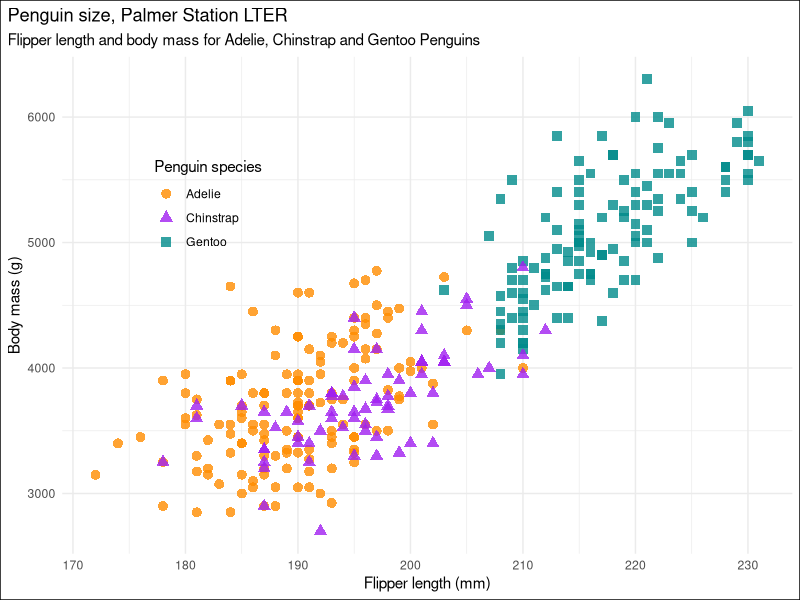
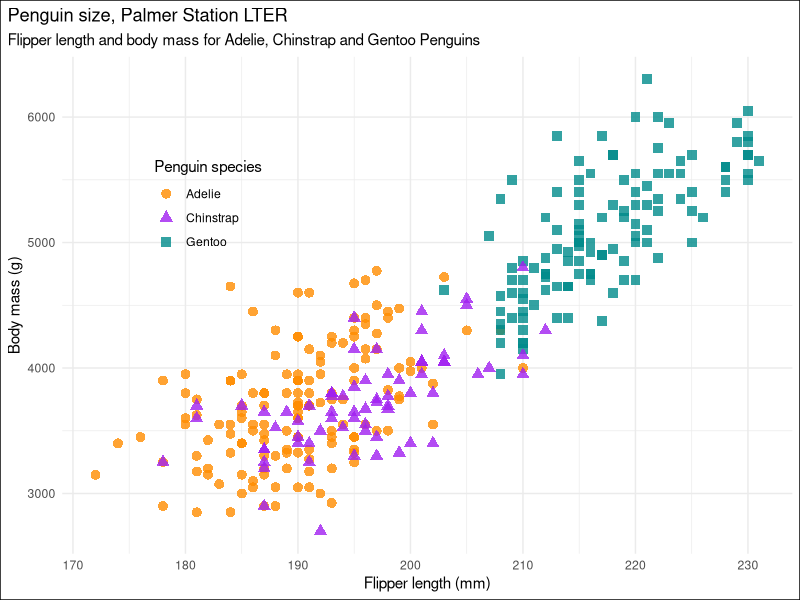
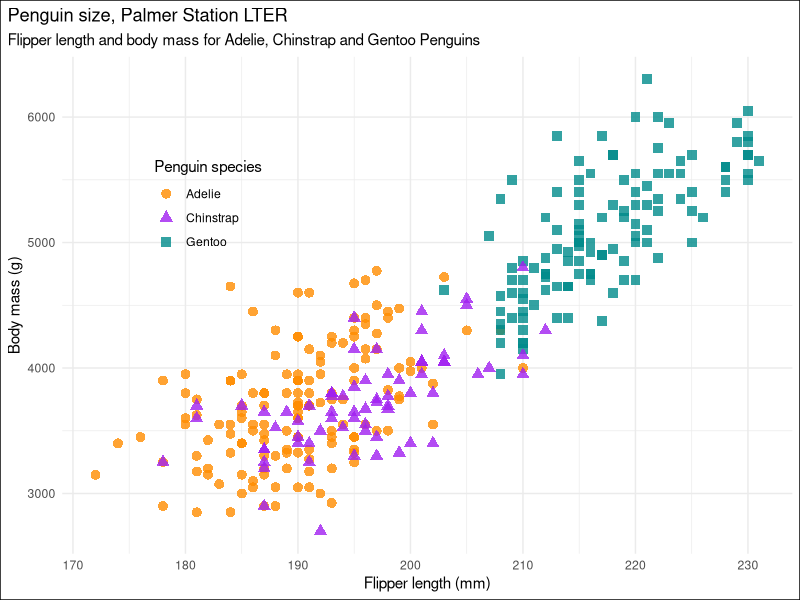
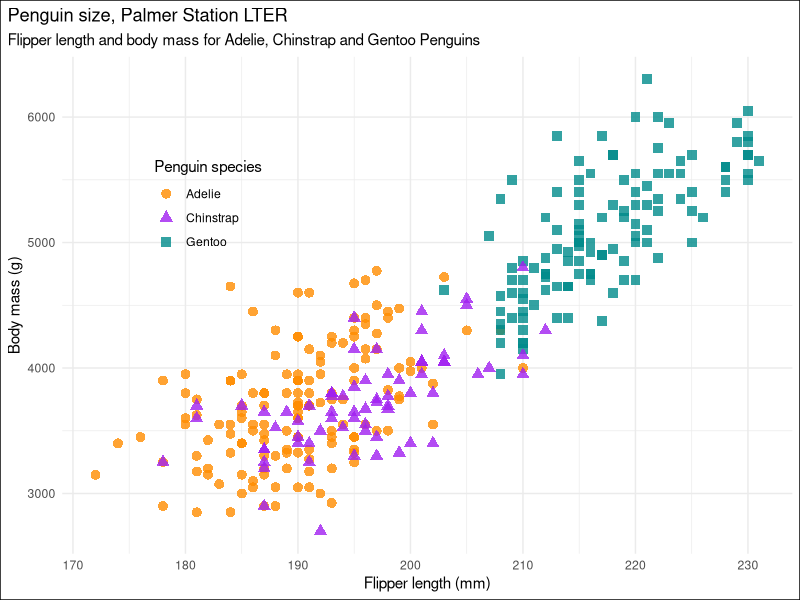
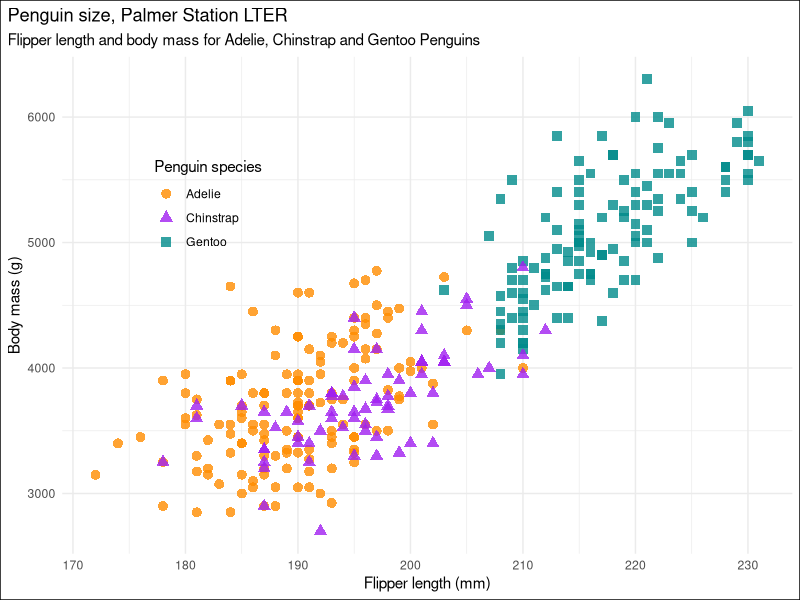
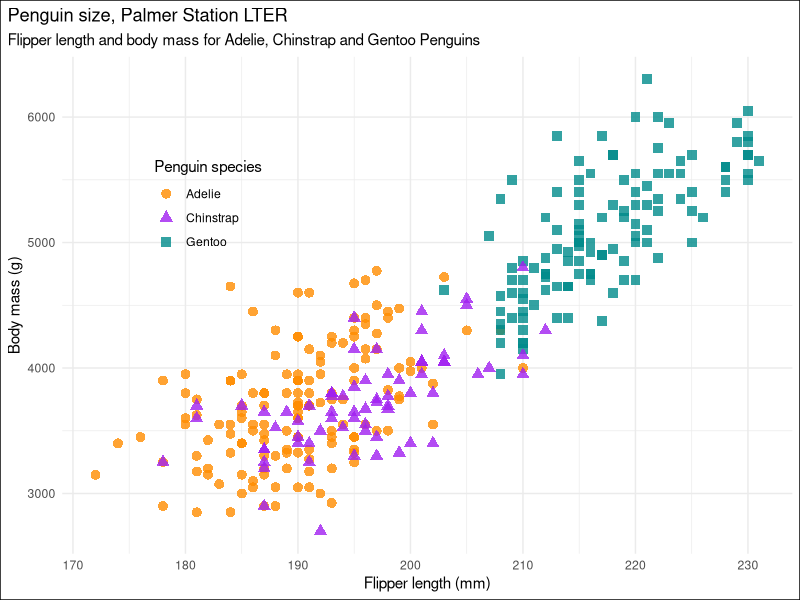
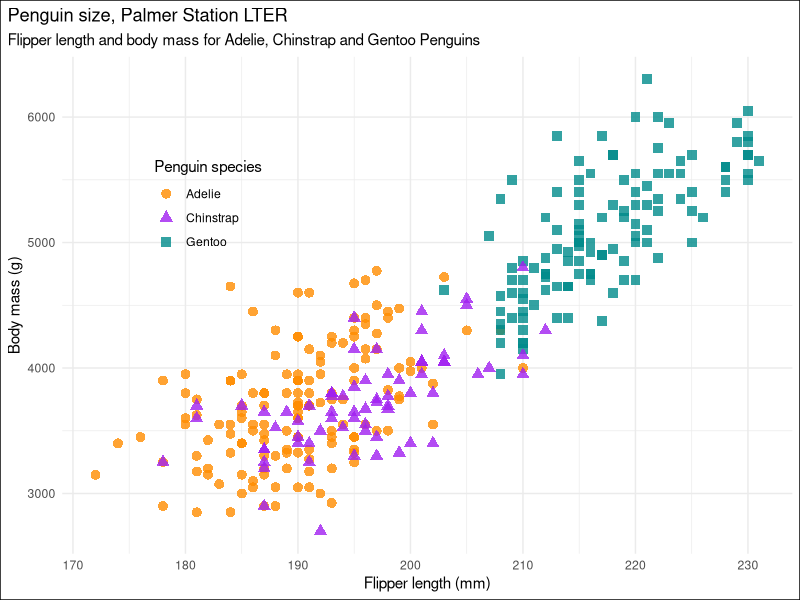

Generate these figures, in order, with R:
## ---- chunk 1
#| echo: true
library(palmerpenguins)
library(ggplot2)
ggplot2::theme_set(ggplot2::theme_minimal())
penguins <- na.omit(penguins)
## ---- chunk 2
mass_flipper <- ggplot(data = penguins, 
                       aes(x = flipper_length_mm,
                           y = body_mass_g)) +
  geom_point(aes(color = species, 
                 shape = species),
             size = 3,
             alpha = 0.8) +
  scale_color_manual(values = c("darkorange","purple","cyan4")) +
  labs(title = "Penguin size, Palmer Station LTER",
       subtitle = "Flipper length and body mass for Adelie, Chinstrap and Gentoo Penguins",
       x = "Flipper length (mm)",
       y = "Body mass (g)",
       color = "Penguin species",
       shape = "Penguin species") +
  theme(legend.position = c(0.2, 0.7),
        plot.title.position = "plot",
        plot.caption = element_text(hjust = 0, face= "italic"),
        plot.caption.position = "plot",
        plot.background = element_rect(color = "black"))
## ---- chunk 3
mass_flipper
## ---- chunk 4
#| fig-width: 10
#| fig-height: 4
#| fig-dpi: 600
mass_flipper
## ---- chunk 5
#| echo: false
#| fig-column: margin
mass_flipper
## ---- chunk 6
#| echo: fenced
#| column: body-outset-right
#| fig-width: 10
mass_flipper
## ---- chunk 7
#| echo: fenced
#| column: screen-inset-right
#| fig-width: 10
mass_flipper
## ---- chunk 8
#| echo: fenced
#| column: page-inset-left
#| fig-width: 10
mass_flipper
## ---- chunk 9
#| echo: fenced
#| column: screen-left
#| fig-width: 10
mass_flipper
